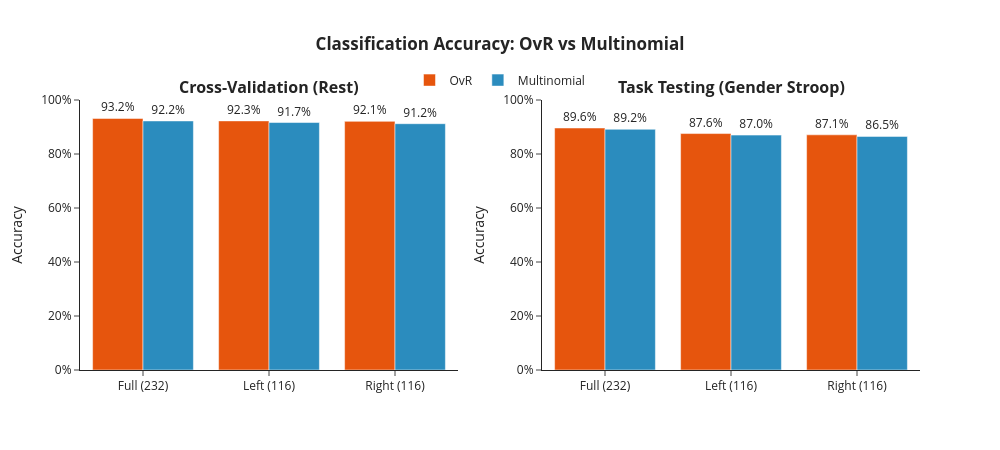

The notebook cell saved with this chart:
### Markdown cell above
A large portion of errors are shared between Multinomial and OvR models, OvR consistently makes fewer unique errors, and the Jaccard index increases for smaller or task-specific datasets, showing more overlap in challenging samples.

**Example Calculation**
   - For Full (232) CV:
    - Shared errors = 2,610  
    - Only Multi = 1,333  
    - Only OvR = 939  
    - **Union of errors** = 2,610 + 1,333 + 939 = 4,882  
    - **Jaccard** = 2,610 / 4,882 ≈ 53.5%

### Code cell
# =============================================================================
# PERFORMANCE VISUALIZATION
# =============================================================================

fig = make_subplots(
    rows=1, cols=2,
    subplot_titles=['<b>Cross-Validation (Rest)</b>', '<b>Task Testing (Gender Stroop)</b>']
)

models = ['Full (232)', 'Left (116)', 'Right (116)']

# CV
ovr_cv = [agg_metrics['full_ovr_cv']['accuracy'], agg_metrics['left_ovr_cv']['accuracy'], agg_metrics['right_ovr_cv']['accuracy']]
multi_cv = [agg_metrics['full_multi_cv']['accuracy'], agg_metrics['left_multi_cv']['accuracy'], agg_metrics['right_multi_cv']['accuracy']]

fig.add_trace(go.Bar(name='OvR', x=models, y=ovr_cv, marker_color=COLORS['ovr'],
                     text=[f'{x:.1%}' for x in ovr_cv], textposition='outside'), row=1, col=1)
fig.add_trace(go.Bar(name='Multinomial', x=models, y=multi_cv, marker_color=COLORS['multinomial'],
                     text=[f'{x:.1%}' for x in multi_cv], textposition='outside'), row=1, col=1)

# Task
ovr_task = [agg_metrics['full_ovr_task']['accuracy'], agg_metrics['left_ovr_task']['accuracy'], agg_metrics['right_ovr_task']['accuracy']]
multi_task = [agg_metrics['full_multi_task']['accuracy'], agg_metrics['left_multi_task']['accuracy'], agg_metrics['right_multi_task']['accuracy']]

fig.add_trace(go.Bar(name='OvR', x=models, y=ovr_task, marker_color=COLORS['ovr'],
                     text=[f'{x:.1%}' for x in ovr_task], textposition='outside', showlegend=False), row=1, col=2)
fig.add_trace(go.Bar(name='Multinomial', x=models, y=multi_task, marker_color=COLORS['multinomial'],
                     text=[f'{x:.1%}' for x in multi_task], textposition='outside', showlegend=False), row=1, col=2)

fig.update_layout(
    title=dict(text='<b>Classification Accuracy: OvR vs Multinomial</b>', x=0.5),
    barmode='group', template='simple_white', height=450, width=1000,
    yaxis=dict(range=[0.0, 1.0], tickformat='.0%', title='Accuracy'),
    yaxis2=dict(range=[0.0, 1.0], tickformat='.0%', title='Accuracy'),
    legend=dict(orientation='h', yanchor='bottom', y=1.02, xanchor='center', x=0.5)
)
fig.show()

### Figure 1 — Plotly figure (JSON) as saved in the notebook; plotly's stock layout.template omitted (floating-point values rounded to 4 significant figures)
{"data": [{"marker": {"color": "#e6550d"}, "name": "OvR", "text": ["93.2%", "92.3%", "92.1%"], "textposition": "outside", "type": "bar", "x": ["Full (232)", "Left (116)", "Right (116)"], "xaxis": "x", "y": [0.9317, 0.9226, 0.9208], "yaxis": "y"}, {"marker": {"color": "#2b8cbe"}, "name": "Multinomial", "text": ["92.2%", "91.7%", "91.2%"], "textposition": "outside", "type": "bar", "x": ["Full (232)", "Left (116)", "Right (116)"], "xaxis": "x", "y": [0.9225, 0.9166, 0.9122], "yaxis": "y"}, {"marker": {"color": "#e6550d"}, "name": "OvR", "showlegend": false, "text": ["89.6%", "87.6%", "87.1%"], "textposition": "outside", "type": "bar", "x": ["Full (232)", "Left (116)", "Right (116)"], "xaxis": "x2", "y": [0.8963, 0.8757, 0.871], "yaxis": "y2"}, {"marker": {"color": "#2b8cbe"}, "name": "Multinomial", "showlegend": false, "text": ["89.2%", "87.0%", "86.5%"], "textposition": "outside", "type": "bar", "x": ["Full (232)", "Left (116)", "Right (116)"], "xaxis": "x2", "y": [0.8915, 0.8699, 0.8653], "yaxis": "y2"}], "layout": {"annotations": [{"font": {"size": 16}, "showarrow": false, "text": "<b>Cross-Validation (Rest)</b>", "x": 0.225, "xanchor": "center", "xref": "paper", "y": 1, "yanchor": "bottom", "yref": "paper"}, {"font": {"size": 16}, "showarrow": false, "text": "<b>Task Testing (Gender Stroop)</b>", "x": 0.775, "xanchor": "center", "xref": "paper", "y": 1, "yanchor": "bottom", "yref": "paper"}], "barmode": "group", "height": 450, "legend": {"orientation": "h", "x": 0.5, "xanchor": "center", "y": 1.02, "yanchor": "bottom"}, "title": {"text": "<b>Classification Accuracy: OvR vs Multinomial</b>", "x": 0.5}, "width": 1000, "xaxis": {"anchor": "y", "domain": [0, 0.45]}, "xaxis2": {"anchor": "y2", "domain": [0.55, 1]}, "yaxis": {"anchor": "x", "domain": [0, 1], "range": [0, 1], "tickformat": ".0%", "title": {"text": "Accuracy"}}, "yaxis2": {"anchor": "x2", "domain": [0, 1], "range": [0, 1], "tickformat": ".0%", "title": {"text": "Accuracy"}}}}
